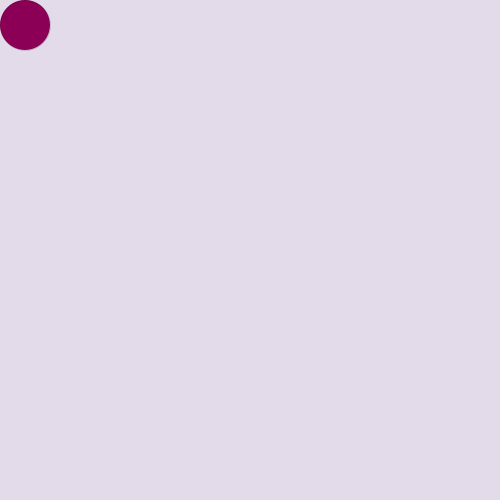
Frame 1 (no input)
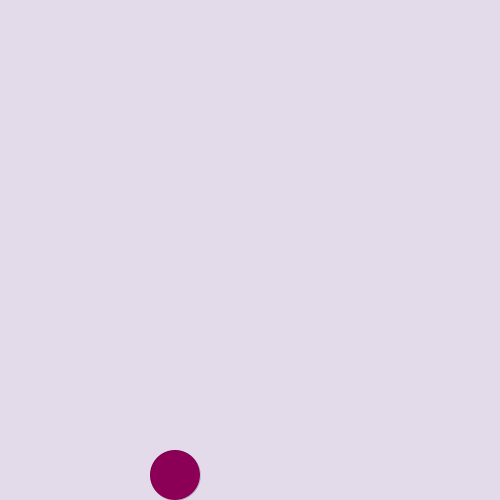
Frame 60 (the mouse pressed at the canvas centre just before this capture)
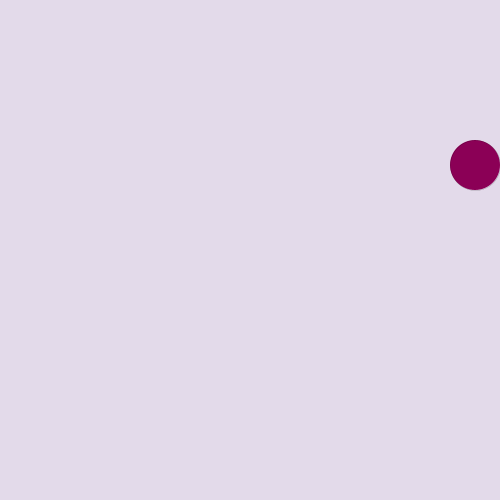
Frame 120 (the mouse held since frame 60 and released just before this capture)

The Processing sketch that drew these frames (run headless with seeded random() and noise(); from frame 60 on, the mouse is pressed at the canvas centre):

// Processing sketch: Anna_Kim___Circle_Box_Practice
// ── Anna_Kim___Circle_Box_Practice.pde
//Anna Kim
//6/27/2022
//Ossilating Diamond Practice

float y = 25;
float x = 25;
float speedy = 10;
float speedx = 10;


void setup () {
  size (500, 500);
}

void draw () {
  background(#E3DAEA);
  fill(#8B0056);
  strokeWeight(0);
  circle(x, y, 50);

  if (y > 20 && x < 30) {
    y = y+10;
    speedy = Math.abs(speedy);
  }

  if (y > 470 && x < 470) {
    y = 475;
    x = x+10;
    speedx = Math.abs(speedx);
  }

  if (x > 470 && y > 30) {
    x = 475;
    y = y-10;
    speedy = -Math.abs(speedy);
  }

  if (x > 30 && y < 30) {
    y = 25;
    x = x-10;
    speedx = -Math.abs(speedx);
  }
}
